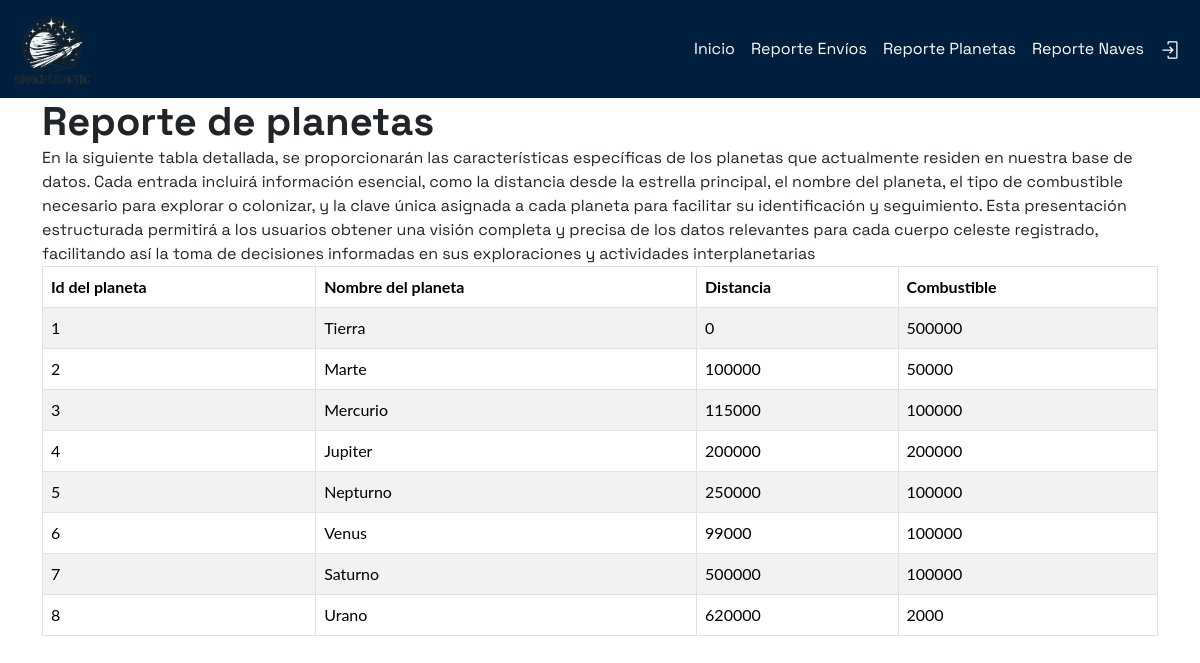
The app's page /CPanelRP.php with its own data.
### tables this page shows
CREATE TABLE `planetas` (
  `IdPlaneta` int(11) NOT NULL,
  `NombrePlaneta` varchar(20) DEFAULT NULL,
  `Combustible` int(11) DEFAULT NULL,
  `Distancia` int(11) DEFAULT NULL
);

### CPanelRP.php (the view, shortened to what this page needs)
<!DOCTYPE html>
<html lang="es">
<head>
    <link rel="stylesheet" href="file/bootstrap/css/bootstrap.min.css">
    <link rel="stylesheet" href="file/css/style-vr.css">
    <link rel="stylesheet" href="https://cdnjs.cloudflare.com/ajax/libs/font-awesome/5.15.3/css/all.min.css">
</head>
<body>
    <section id="inicio">
        <nav class="navbar navbar-expand-lg bg-body-tertiary">
            <div class="container-fluid">
                <a class="navbar-brand" href="#"><img src="file/imagenes/logo.png" class="logo"></a>
                <div class="collapse navbar-collapse" id="navbarNav">
                    <ul class="navbar-nav ms-auto">
                        <li class="nav-item">
                            <a class="nav-link" href="CPanel.html">Inicio</a>
                        </li>
                        <li class="nav-item">
                            <a class="nav-link" href="CPanelRE.php">Reporte Envíos</a>
                        </li>
                        <li class="nav-item">
                            <a class="nav-link" href="CPanelRP.php">Reporte Planetas</a>
                        </li>
                        <li class="nav-item">
                            <a class="nav-link" href="CPanelRN.html">Reporte Naves</a>
                        </li>
                        <li class="nav-item">
                            <a class="nav-link" href="index.html"><img src="file/imagenes/icono-cerrar.svg" class="login"></a>
                        </li>
                    </ul>
                </div>
            </div>
        </nav>
    </section>
    <section id="menu">
        <div class="container my3">
            <div class="row">
                <div class="col-sm-12 col-md-4 col-xl-4" style="width: 100%;">
                    <h1>Reporte de planetas</h1>
                    <p>
                        En la siguiente tabla detallada, se proporcionarán las características específicas
                        de los planetas que actualmente residen en nuestra base de datos. Cada entrada
                        incluirá información esencial, como la distancia desde la estrella principal,
                        el nombre del planeta, el tipo de combustible necesario para explorar o colonizar,
                        y la clave única asignada a cada planeta para facilitar su identificación y seguimiento.
                        Esta presentación estructurada permitirá a los usuarios obtener una visión completa y
                        precisa de los datos relevantes para cada cuerpo celeste registrado, facilitando así
                        la toma de decisiones informadas en sus exploraciones y actividades interplanetarias
                    </p>
                    <table id="tablaNaves" class="table table-striped table-bordered table-hover">
                        <thead>
                            <tr>
                                <th>Id del planeta</th>
                                <th>Nombre del planeta</th>
                                <th>Distancia</th>
                                <th>Combustible</th>
                            </tr>
                        </thead>
                        <tbody>
                            <?php
                            $servername = "localhost";
                            $username = "id21214233_abraham";
                            $password = "Abraham#15";
                            $dbname = "id21214233_spacelogitics";
                            $conn = new mysqli($servername, $username, $password, $dbname);
                            $sql = "SELECT * FROM planetas";
                            $result = $conn->query($sql);
                            if ($result->num_rows > 0) {
                                while ($row = $result->fetch_assoc()) {
                                    echo "<tr>";
                                    echo "<td>" . $row["IdPlaneta"] . "</td>";
                                    echo "<td>" . $row["NombrePlaneta"] . "</td>";
                                    echo "<td>" . $row["Distancia"] . "</td>";
                                    echo "<td>" . $row["Combustible"] . "</td>";
                                    echo "</tr>";
                                }
                            } else {
                                echo "<tr><td colspan='4'>No hay datos disponibles</td></tr>";
                            }
                            ?>
                        </tbody>
                    </table>
                </div>
            </div>
        </div>
    </section>
</body>
</html>

### file/css/style-vr.css (style rules this page uses)
body, h1, h2, h3, p, ul, li { margin: 0; padding: 0; }
body { font-family: 'Lato', sans-serif;; }
h1,h2,h3,h4,h5,h6 { font-family: 'Space Grotesk', sans-serif; font-weight: bold; }
a,p,ul,li { font-family: 'Space Grotesk', sans-serif; }
.navbar { background-color: #001F3F !important; }
.navbar-brand { color: white !important; }
.navbar-nav .nav-link { color: white !important; }
.logo { width: 80px; margin-right: 0; }
.login { width: 20px; }

### records on screen
planetas: IdPlaneta "1", NombrePlaneta "Tierra", Distancia "0", Combustible "500000"
planetas: IdPlaneta "2", NombrePlaneta "Marte", Distancia "100000", Combustible "50000"
planetas: IdPlaneta "3", NombrePlaneta "Mercurio", Distancia "115000", Combustible "100000"
planetas: IdPlaneta "4", NombrePlaneta "Jupiter", Distancia "200000", Combustible "200000"
planetas: IdPlaneta "5", NombrePlaneta "Nepturno", Distancia "250000", Combustible "100000"
planetas: IdPlaneta "6", NombrePlaneta "Venus", Distancia "99000", Combustible "100000"
planetas: IdPlaneta "7", NombrePlaneta "Saturno", Distancia "500000", Combustible "100000"
planetas: IdPlaneta "8", NombrePlaneta "Urano", Distancia "620000", Combustible "2000"
